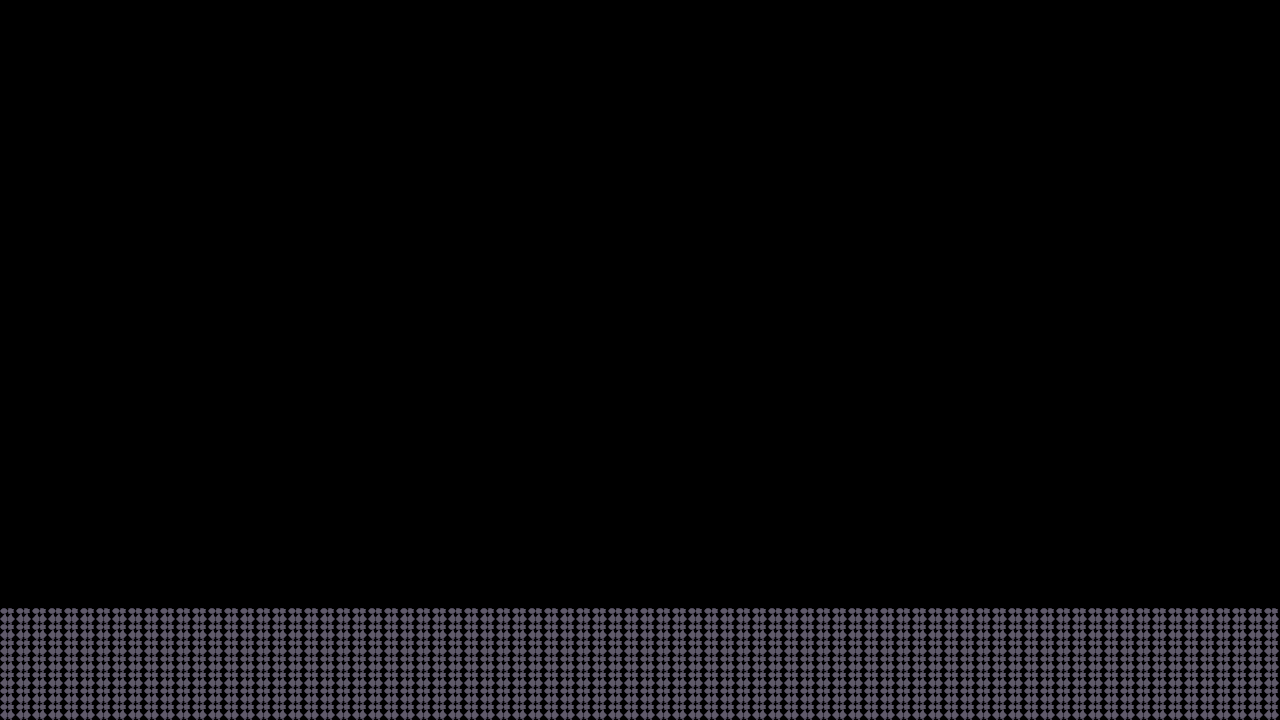

Below is a game level as drawn by its tile map, then a one-line description and the .tmx that defines it (tile-layer data replaced by summaries):
An orthogonal 80x45 tile map with 16x16 px tiles, 6 tile layers (BG_Far, BG_Mid, BG_Near, Terrain, ...) and 10 objects (3x Solid, 2x Slope, PlayerSpawn, Checkpoint, NextTrigger, ...).

<map version="1.10" tiledversion="1.11.0" orientation="orthogonal" renderorder="right-down" width="80" height="45" tilewidth="16" tileheight="16" infinite="0" nextlayerid="9" nextobjectid="11">
 <properties>
  <property name="schema_version" value="1" />
   <property name="stage_id" value="stage_qa_proof" />
  <property name="stage_name" value="QA PROOF - LABORATORIO" />
  <property name="author" value="Equipo docente — Legacy of InFest" />
  <property name="time_limit" type="int" value="120" />
  <property name="bgm_track" value="bgm_stage0" />
  <property name="climate" value="clear" />
  <property name="zone" type="int" value="1" />
  <property name="ambient_light" type="float" value="1.0" />
 </properties>
 <tileset firstgid="1" name="tileset_stage0" tilewidth="16" tileheight="16" tilecount="4096" columns="64">
  <image source="../../tilesets/tileset_stage0.png" width="1024" height="1024" />
 </tileset>
 <layer id="1" name="BG_Far" width="80" height="45">
  <data>[3600 cells, 0 non-empty, 0 distinct tile ids]</data>
 </layer>
 <layer id="2" name="BG_Mid" width="80" height="45">
  <data>[3600 cells, 0 non-empty, 0 distinct tile ids]</data>
 </layer>
 <layer id="3" name="BG_Near" width="80" height="45">
  <data>[3600 cells, 0 non-empty, 0 distinct tile ids]</data>
 </layer>
 <layer id="4" name="Terrain" width="80" height="45">
  <data>[3600 cells, 560 non-empty, 1 distinct tile ids]</data>
 </layer>
 <layer id="5" name="Terrain_Detail" width="80" height="45">
  <data>[3600 cells, 0 non-empty, 0 distinct tile ids]</data>
 </layer>
 <objectgroup id="6" name="Objects">
  <object id="1" type="PlayerSpawn" name="PlayerSpawn_01" x="48" y="544" />
  <object id="2" type="Checkpoint" name="Checkpoint_01" x="320" y="544" width="16" height="32">
   <properties><property name="checkpoint_id" type="int" value="0" /></properties>
  </object>
  <object id="3" type="NextTrigger" name="NextTrigger_01" x="1200" y="544" width="16" height="64" />
  <object id="4" type="Walker" name="Walker_ejemplo_01" x="400" y="544" />
   <object id="5" type="Light" name="Light_ejemplo" x="352" y="480" width="16" height="16">
    <properties>
     <property name="radius" type="float" value="96" />
     <property name="color" value="#ffd9a0" />
     <property name="intensity" type="float" value="0.8" />
    </properties>
   </object>
   <object id="6" type="Slope" name="Slope_Sube_Ejemplo" x="500" y="560" width="96" height="48">
    <properties><property name="sube" value="derecha" /></properties>
   </object>
   <object id="7" type="Slope" name="Slope_Baja_Ejemplo" x="700" y="560" width="96" height="48">
  <object id="8" name="MessageTrigger_01" type="MessageTrigger_Once" x="128" y="544" width="48" height="48"><properties><property name="text" value="Recorrido de QA: llega a la salida." /></properties></object>
  <object id="9" name="Pickup_moneda_01" type="Pickup" x="560" y="560" width="16" height="16"><properties><property name="item_id" value="moneda" /><property name="automatico" type="bool" value="true" /></properties></object>
  <object id="10" name="Light_entrada" type="Light" x="64" y="480" width="16" height="16"><properties><property name="radius" type="int" value="120" /><property name="color" value="#ffe9a8" /><property name="intensity" type="float" value="0.8" /></properties></object>
    <properties><property name="sube" value="izquierda" /></properties>
   </object>
  </objectgroup>
  <objectgroup id="7" name="Collision">
   <object id="20" type="Solid" name="Solid_Floor" x="0" y="608" width="1280" height="112" />
   <object id="21" type="Solid" name="Solid_LeftWall" x="-16" y="0" width="16" height="720" />
   <object id="22" type="Solid" name="Solid_RightWall" x="1280" y="0" width="16" height="720" />
  </objectgroup>
 <layer id="8" name="FG_Overlay" width="80" height="45">
  <data>[3600 cells, 0 non-empty, 0 distinct tile ids]</data>
 </layer>
</map>
